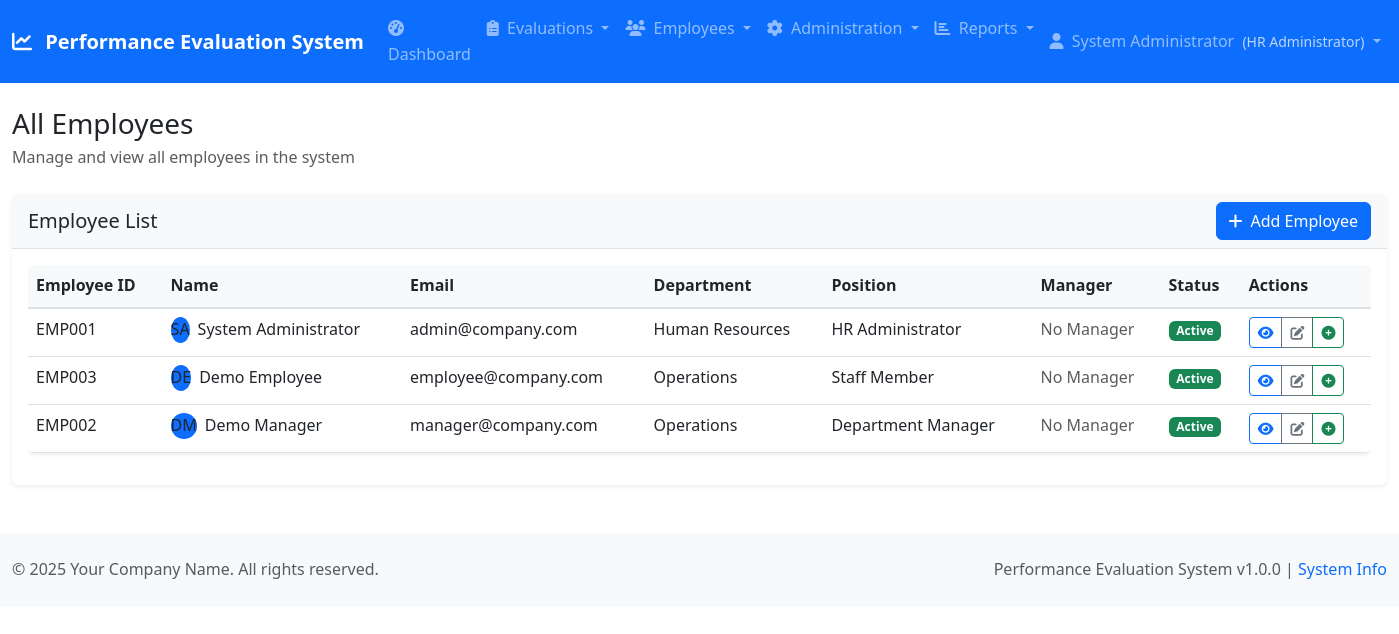
The page /employees/list.php (signed in) on the database its author committed.
### tables this page shows
CREATE TABLE employees (
    employee_id INT AUTO_INCREMENT PRIMARY KEY,
    user_id INT UNIQUE,
    employee_number VARCHAR(20) UNIQUE,
    first_name VARCHAR(50) NOT NULL,
    last_name VARCHAR(50) NOT NULL,
    position VARCHAR(100),
    department VARCHAR(100),
    manager_id INT,
    hire_date DATE,
    phone VARCHAR(20),
    address TEXT,
    active BOOLEAN DEFAULT TRUE,
    created_at TIMESTAMP DEFAULT CURRENT_TIMESTAMP,
    updated_at TIMESTAMP DEFAULT CURRENT_TIMESTAMP ON UPDATE CURRENT_TIMESTAMP,
    FOREIGN KEY (user_id) REFERENCES users(user_id) ON DELETE SET NULL,
    FOREIGN KEY (manager_id) REFERENCES employees(employee_id) ON DELETE SET NULL,
    INDEX idx_employee_number (employee_number),
    INDEX idx_manager (manager_id),
    INDEX idx_department (department),
    INDEX idx_active (active)
);

CREATE TABLE users (
    user_id INT AUTO_INCREMENT PRIMARY KEY,
    username VARCHAR(50) UNIQUE NOT NULL,
    email VARCHAR(100) UNIQUE NOT NULL,
    password_hash VARCHAR(255) NOT NULL,
    role ENUM('hr_admin', 'manager', 'employee') NOT NULL DEFAULT 'employee',
    is_active BOOLEAN DEFAULT TRUE,
    last_login TIMESTAMP NULL,
    created_at TIMESTAMP DEFAULT CURRENT_TIMESTAMP,
    updated_at TIMESTAMP DEFAULT CURRENT_TIMESTAMP ON UPDATE CURRENT_TIMESTAMP,
    INDEX idx_username (username),
    INDEX idx_email (email),
    INDEX idx_role (role)
);

### config/database.php (called while the page is built, shortened)
<?php
$db_options = [
    PDO::ATTR_ERRMODE => PDO::ERRMODE_EXCEPTION,
    PDO::ATTR_DEFAULT_FETCH_MODE => PDO::FETCH_ASSOC,
    PDO::ATTR_EMULATE_PREPARES => false,
    PDO::MYSQL_ATTR_INIT_COMMAND => "SET NAMES " . DB_CHARSET
];
try {
    $dsn = "mysql:host=" . DB_HOST . ";dbname=" . DB_NAME . ";charset=" . DB_CHARSET;
    $pdo = new PDO($dsn, DB_USER, DB_PASS, $db_options);
} catch (PDOException $e) {
    error_log("Database connection failed: " . $e->getMessage());
    die("Database connection failed. Please check your configuration.");
}
function getDbConnection() {
    global $pdo;
    return $pdo;
}
function executeQuery($sql, $params = []) {
    $pdo = getDbConnection();
    $stmt = $pdo->prepare($sql);
    $stmt->execute($params);
    return $stmt;
}
function fetchOne($sql, $params = []) {
    $stmt = executeQuery($sql, $params);
    return $stmt->fetch();
}
function fetchAll($sql, $params = []) {
    $stmt = executeQuery($sql, $params);
    return $stmt->fetchAll();
}
?>

### includes/auth.php (called while the page is built, shortened)
<?php
require_once __DIR__ . '/../classes/User.php';
function isAuthenticated() {
    $user = new User();
    return $user->isLoggedIn();
}
function isHRAdmin() {
    return isAuthenticated() && $_SESSION['user_role'] === 'hr_admin';
}
?>

### classes/User.php (called while the page is built, shortened)
<?php
class User {
    public function isLoggedIn() {
        return isset($_SESSION['user_id']) && $this->isSessionValid();
    }
    private function isSessionValid() {
        return true;
    }
}
?>

### classes/Employee.php (called while the page is built, shortened)
<?php
class Employee {
    public function getEmployees($page = 1, $limit = RECORDS_PER_PAGE, $filters = []) {
        $offset = ($page - 1) * $limit;
        $whereClause = "WHERE e.active = 1";
        $params = [];
        $countSql = "SELECT COUNT(*) as total FROM employees e $whereClause";
        $totalResult = fetchOne($countSql, $params);
        $total = $totalResult['total'];
        $sql = "SELECT e.*, u.username, u.email, u.role,
                       m.first_name as manager_first_name, m.last_name as manager_last_name
                FROM employees e
                LEFT JOIN users u ON e.user_id = u.user_id
                LEFT JOIN employees m ON e.manager_id = m.employee_id
                $whereClause
                ORDER BY e.last_name, e.first_name
                LIMIT $limit OFFSET $offset";
        $employees = fetchAll($sql, $params);
        return [
            'employees' => $employees,
            'total' => $total,
            'pages' => ceil($total / $limit),
            'current_page' => $page
        ];
    }
}
?>

### public/employees/list.php (the view, shortened to what this page needs)
<?php
require_once __DIR__ . '/../../includes/auth.php';
require_once __DIR__ . '/../../classes/Employee.php';
$employeeClass = new Employee();
$employeesData = $employeeClass->getEmployees(1, 100);
$employees = $employeesData['employees'];
include __DIR__ . '/../../templates/header.php';
?>
<div class="row">
    <div class="col-12">
        <div class="card">
            <div class="card-header d-flex justify-content-between align-items-center">
                <h5 class="card-title mb-0">Employee List</h5>
                <?php if (isHRAdmin()): ?>
                <a href="/employees/add.php" class="btn btn-primary">
                    <i class="fas fa-plus me-2"></i>Add Employee
                </a>
                <?php endif; ?>
            </div>
            <div class="card-body">
                <?php if (empty($employees)): ?>
                <div class="text-center py-4">
                    <i class="fas fa-users fa-3x text-muted mb-3"></i>
                    <p class="text-muted">No employees found.</p>
                    <?php if (isHRAdmin()): ?>
                    <a href="/employees/add.php" class="btn btn-primary">
                        <i class="fas fa-plus me-2"></i>Add First Employee
                    </a>
                    <?php endif; ?>
                </div>
                <?php else: ?>
                <div class="table-responsive">
                    <table class="table table-hover">
                        <thead>
                            <tr>
                                <th>Employee ID</th>
                                <th>Name</th>
                                <th>Email</th>
                                <th>Department</th>
                                <th>Position</th>
                                <th>Manager</th>
                                <th>Status</th>
                                <th>Actions</th>
                            </tr>
                        </thead>
                        <tbody>
                            <?php foreach ($employees as $employee): ?>
                            <tr>
                                <td><?php echo htmlspecialchars($employee['employee_number']); ?></td>
                                <td>
                                    <div class="d-flex align-items-center">
                                        <div class="avatar-sm me-2">
                                            <div class="avatar-title bg-primary rounded-circle">
                                                <?php echo strtoupper(substr($employee['first_name'], 0, 1) . substr($employee['last_name'], 0, 1)); ?>
                                            </div>
                                        </div>
                                        <div>
                                            <div class="fw-medium"><?php echo htmlspecialchars($employee['first_name'] . ' ' . $employee['last_name']); ?></div>
                                        </div>
                                    </div>
                                </td>
                                <td><?php echo htmlspecialchars($employee['email'] ?? 'N/A'); ?></td>
                                <td><?php echo htmlspecialchars($employee['department'] ?? 'N/A'); ?></td>
                                <td><?php echo htmlspecialchars($employee['position'] ?? 'N/A'); ?></td>
                                <td>
                                    <?php if ($employee['manager_first_name']): ?>
                                        <?php echo htmlspecialchars($employee['manager_first_name'] . ' ' . $employee['manager_last_name']); ?>
                                    <?php else: ?>
                                        <span class="text-muted">No Manager</span>
                                    <?php endif; ?>
                                </td>
                                <td>
                                    <span class="badge bg-<?php echo $employee['active'] ? 'success' : 'secondary'; ?>">
                                        <?php echo $employee['active'] ? 'Active' : 'Inactive'; ?>
                                    </span>
                                </td>
                                <td>
                                    <div class="btn-group btn-group-sm">
                                        <a href="/employees/view.php?id=<?php echo $employee['employee_id']; ?>" class="btn btn-outline-primary" title="View Details">
                                            <i class="fas fa-eye"></i>
                                        </a>
                                        <?php if (isHRAdmin()): ?>
                                        <a href="/employees/edit.php?id=<?php echo $employee['employee_id']; ?>" class="btn btn-outline-secondary" title="Edit">
                                            <i class="fas fa-edit"></i>
                                        </a>
                                        <?php endif; ?>
                                        <a href="/evaluation/create.php?employee_id=<?php echo $employee['employee_id']; ?>" class="btn btn-outline-success" title="Create Evaluation">
                                            <i class="fas fa-plus-circle"></i>
                                        </a>
                                    </div>
                                </td>
                            </tr>
                            <?php endforeach; ?>
                        </tbody>
                    </table>
                </div>
                <?php endif; ?>
            </div>
        </div>
    </div>
</div>
<?php include __DIR__ . '/../../templates/footer.php'; ?>

### public/assets/css/style.css (style rules this page uses)
:root { --primary-color: #0d6efd; --secondary-color: #6c757d; --success-color: #198754; --danger-color: #dc3545; --warning-color: #ffc107; --info-color: #0dcaf0; --light-color: #f8f9fa; --dark-color: #212529; --border-radius: 0.375rem; --box-shadow: 0 0.125rem 0.25rem rgba(0, 0, 0, 0.075); --transition: all 0.15s ease-in-out; }
body { font-family: 'Segoe UI', Tahoma, Geneva, Verdana, sans-serif; line-height: 1.6; color: var(--dark-color); }
.card { border: none; box-shadow: var(--box-shadow); transition: var(--transition); }
.card-header { background-color: var(--light-color); border-bottom: 1px solid #dee2e6; font-weight: 600; }
.btn { font-weight: 500; transition: var(--transition); }
.table { background: white; border-radius: var(--border-radius); overflow: hidden; box-shadow: var(--box-shadow); }
.table thead th { background-color: var(--light-color); border-bottom: 2px solid #dee2e6; font-weight: 600; color: var(--dark-color); }

### rows shown on the page
employees: employee_number "EMP001", first_name+last_name "SA", first_name+last_name "System Administrator", user.email "admin@company.com", department "Human Resources", position "HR Administrator", active "Active"
employees: employee_number "EMP003", first_name+last_name "DE", first_name+last_name "Demo Employee", user.email "employee@company.com", department "Operations", position "Staff Member", active "Active"
employees: employee_number "EMP002", first_name+last_name "DM", first_name+last_name "Demo Manager", user.email "manager@company.com", department "Operations", position "Department Manager", active "Active"

### other values the page prints
getAppSetting('system_name', APP_NAME) "Performance Evaluation System"
$item['title'] "Dashboard"
$item['title'] "Evaluations"
$item['title'] "Employees"
$item['title'] "Administration"
$item['title'] "Reports"
getUserDisplayName() "System Administrator"
getUserRoleDisplayName() "HR Administrator"
$pageTitle "All Employees"
$pageDescription "Manage and view all employees in the system"
getAppSetting('company_name', 'Your Company') "Your Company Name"
APP_VERSION "1.0.0"
